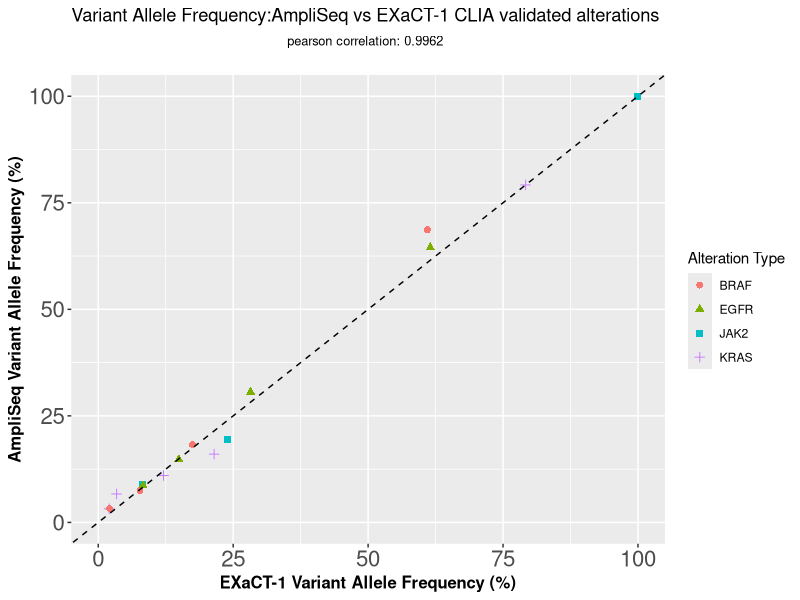
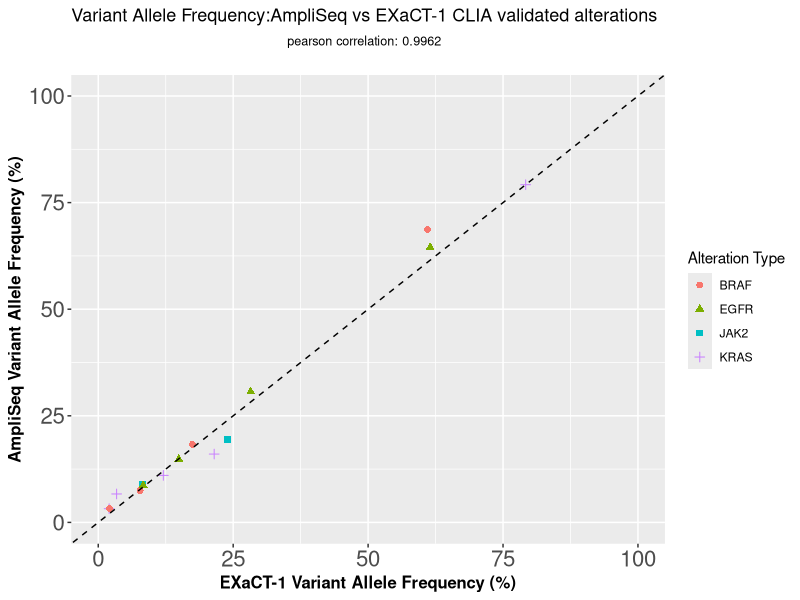
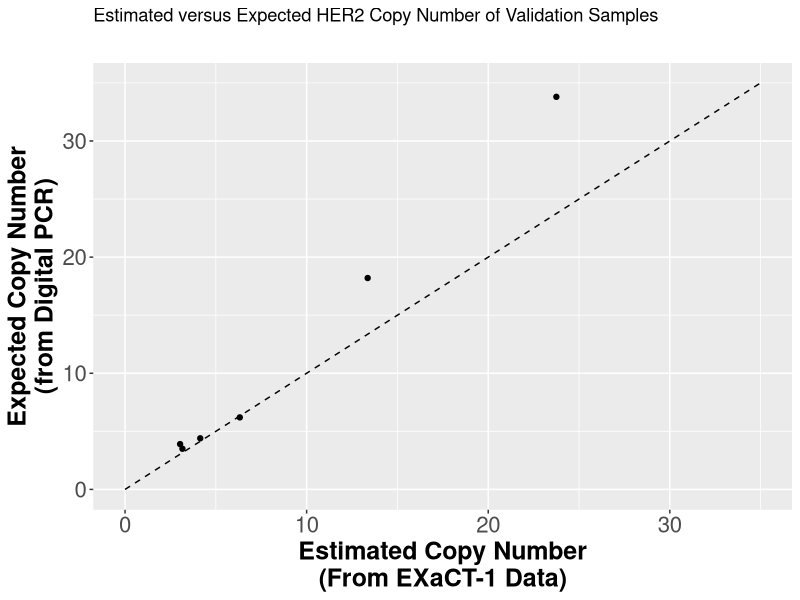
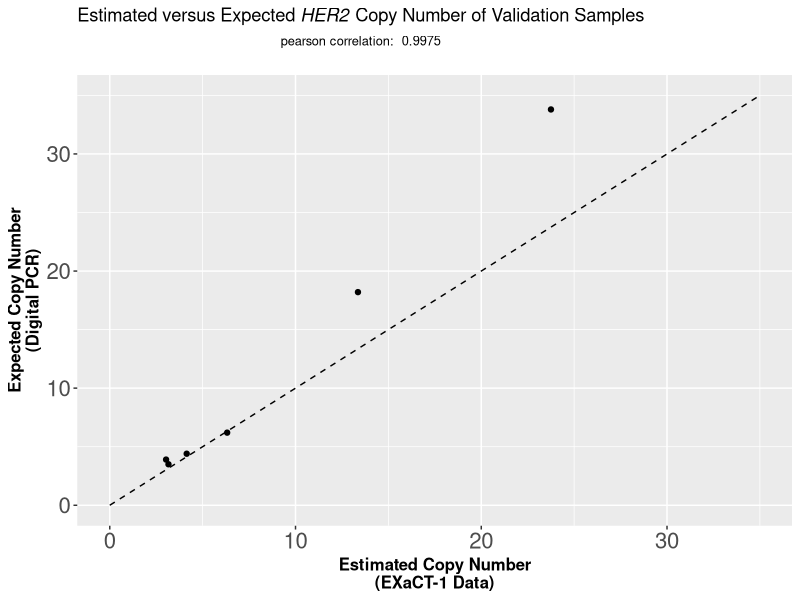

The R script that drew these images, in order:
library("ggplot2")
options(stringsAsFactors=FALSE)
clia_sensitivity_data=rbind(c(79.2,79.2,"KRAS"),c(16.00,21.47,"KRAS"),c(11.00,12.08,"KRAS"),c(6.7,3.41,"KRAS"),c(3.2,2.02,"KRAS"),c(0.00,0.00,"KRAS"),c(68.7,61.00,"BRAF"),c(18.3,17.44,"BRAF"),c(7.5,7.73,"BRAF"),c(3.3,2.08,"BRAF"),c(0.00,0.00,"BRAF"),c(100.00,100.00,"JAK2"),c(19.4,23.88,"JAK2"),c(8.9,8.13,"JAK2"),c(0.00,0.00,"JAK2"),c(64.5,61.5,"EGFR"),c(14.8,14.94,"EGFR"),c(30.6,28.21,"EGFR"),c(8.7,8.32,"EGFR"),c(0.00,0.00,"EGFR"))
clia_sensitivity_data = as.data.frame(clia_sensitivity_data)
colnames(clia_sensitivity_data) = c("AmpliSeq_VAF","ExACT1_VAF","Alteration_Type")

clia_sensitivity_data$AmpliSeq_VAF = as.numeric(as.character(clia_sensitivity_data$AmpliSeq_VAF))
clia_sensitivity_data$ExACT1_VAF = as.numeric(as.character(clia_sensitivity_data$ExACT1_VAF))
dfid <- data.frame(c1=(0:100),c2=c(0:100))
cor(clia_sensitivity_data$ExACT1_VAF,clia_sensitivity_data$AmpliSeq_VAF,method="pearson")
p = ggplot(clia_sensitivity_data ,aes(x=ExACT1_VAF,y=AmpliSeq_VAF,shape=factor(Alteration_Type),color=factor(Alteration_Type))) + geom_point(size=2,position="jitter") + ylim(0,100) + xlim(0,100) + labs(x="EXaCT-1 Variant Allele Frequency (%)",y="AmpliSeq Variant Allele Frequency (%)")
p = p + ggtitle(expression(atop(textstyle("Variant Allele Frequency:AmpliSeq vs EXaCT-1 CLIA validated alterations"),atop("pearson correlation: 0.9962"))))
p = p + geom_abline(slope=1,intercept=0,linetype=2)
p = p + guides(shape=guide_legend(title="Alteration Type"),color=guide_legend(title="Alteration Type"))
pdf('AmpliSeq_ExACT1.CLIA_Alterations.Mutation_Comparison.Figure8b.pdf')
p +theme(axis.text=element_text(size=16),
        axis.title=element_text(size=12,face="bold"))
dev.off()

png('AmpliSeq_ExACT1.CLIA_Alterations.Mutation_Comparison.Figure8b.png')
p +theme(axis.text=element_text(size=16),
        axis.title=element_text(size=12,face="bold"),plot.title=element_text(size=13,face="bold"))
dev.off()

dfid <- data.frame(c1=(0:35),c2=c(0:35))
her2_data = rbind(c(33.8,3.57),c(18.2,2.74),c(6.2,1.66),c(4.4,1.05),c(3.9,0.60),c(3.5,0.66))
her2_data[,2] = 2^(her2_data[,2]) * 2
her2_data = as.data.frame(her2_data)
pdf('AmpliSeq_ExACT1.CLIA_Alterations.HER2_Copy_Number.Figure8c.pdf')
ggplot(her2_data,aes(y=V1,x=V2)) + geom_point() + geom_line(data=dfid, aes_string(x="c1", y="c2"),color="black",size=0.5,linetype=2) + labs(x="Estimated Copy Number\n(From EXaCT-1 Data)",y="Expected Copy Number\n(from Digital PCR)") + ggtitle(expression(atop("Estimated versus Expected HER2 Copy Number of Validation Samples"),atop("pearson correlation: ",sprintf("%3.4f",cor(her2_data$V1,her2_data$V2,method="pearson")),sep=""))) +theme(axis.text=element_text(size=16),
        axis.title=element_text(size=18,face="bold"),plot.title = element_text(lineheight=.8, face="bold"))
dev.off()

cor_val1 =paste("pearson correlation: ", sprintf("%3.4f",cor(her2_data$V1,her2_data$V2,method="pearson")))
png('AmpliSeq_ExACT1.CLIA_Alterations.HER2_Copy_Number.Figure8c.png')
ggplot(her2_data,aes(y=V1,x=V2)) + geom_point() + geom_line(data=dfid, aes_string(x="c1", y="c2"),color="black",size=0.5,linetype=2) + labs(x="Estimated Copy Number\n(EXaCT-1 Data)",y="Expected Copy Number\n(Digital PCR)") + ggtitle(expression(atop(paste("Estimated versus Expected ",italic("HER2")," Copy Number of Validation Samples"),atop("pearson correlation:  0.9975")))) +theme(axis.text=element_text(size=16),axis.title=element_text(size=12,face="bold"),plot.title = element_text(lineheight=.8, face="bold")) + xlim(0,35) + ylim(0,35)
dev.off()